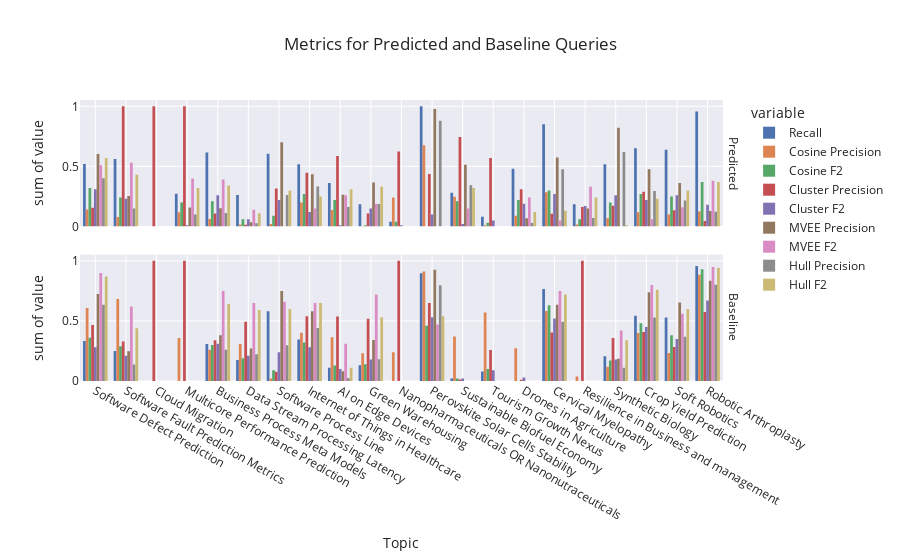

Notebook code for this chart:
### Code cell
fig = px.histogram(plt_df, x="Topic", y=["Recall",
                                        "Cosine Precision", "Cluster Precision", "MVEE Precision", "Hull Precision"
                                        "Cosine F2","Cluster F2", "MVEE F2", "Hull F2"
                                                    ],
                    title="Metrics for Predicted and Baseline Queries", barmode="group",
                   facet_row="Index", facet_row_spacing=0.1)

fig.for_each_trace(lambda t: t.update(x=t.x[::-1], y=t.y[::-1]))
fig.for_each_annotation(lambda a: a.update(text=a.text.split("=")[-1]))
# fig.update_layout(yaxis1_dtick=0.2, yaxis2_dtick=0.2, yaxis2_title="",
#                    **PLOT_CONFIGS)
# fig.write_image("LitQEval-report/pics/all-metrics-1.pdf")
fig.show()

### Figure 1 — Plotly figure (JSON) as saved in the notebook; plotly's stock layout.template omitted (floating-point values rounded to 4 significant figures)
{"data": [{"alignmentgroup": "True", "bingroup": "x", "histfunc": "sum", "hovertemplate": "variable=Recall<br>Index=Predicted<br>Topic=%{x}<br>sum of value=%{y}<extra></extra>", "legendgroup": "Recall", "marker": {"color": "rgb(76,114,176)", "pattern": {"shape": ""}}, "name": "Recall", "offsetgroup": "Recall", "orientation": "v", "showlegend": true, "type": "histogram", "x": ["Software Defect Prediction", "Software Fault Prediction Metrics", "Cloud Migration", "Multicore Performance Prediction", "Business Process Meta Models", "Data Stream Processing Latency", "Software Process Line", "Internet of Things in Healthcare", "AI on Edge Devices", "Green Warehousing", "Nanopharmaceuticals OR Nanonutraceuticals", "Perovskite Solar Cells Stability", "Sustainable Biofuel Economy", "Tourism Growth Nexus", "Drones in Agriculture", "Cervical Myelopathy", "Resilience in Business and management", "Synthetic Biology", "Crop Yield Prediction", "Soft Robotics", "Robotic Arthroplasty"], "xaxis": "x2", "y": [0.519, 0.562, 0, 0.273, 0.615, 0.261, 0.605, 0.517, 0.361, 0.184, 0.04, 1, 0.28, 0.08, 0.48, 0.851, 0.185, 0.517, 0.652, 0.639, 0.957], "yaxis": "y2"}, {"alignmentgroup": "True", "bingroup": "x", "histfunc": "sum", "hovertemplate": "variable=Recall<br>Index=Baseline<br>Topic=%{x}<br>sum of value=%{y}<extra></extra>", "legendgroup": "Recall", "marker": {"color": "rgb(76,114,176)", "pattern": {"shape": ""}}, "name": "Recall", "offsetgroup": "Recall", "orientation": "v", "showlegend": false, "type": "histogram", "x": ["Software Defect Prediction", "Software Fault Prediction Metrics", "Cloud Migration", "Multicore Performance Prediction", "Business Process Meta Models", "Data Stream Processing Latency", "Software Process Line", "Internet of Things in Healthcare", "AI on Edge Devices", "Green Warehousing", "Nanopharmaceuticals OR Nanonutraceuticals", "Perovskite Solar Cells Stability", "Sustainable Biofuel Economy", "Tourism Growth Nexus", "Drones in Agriculture", "Cervical Myelopathy", "Resilience in Business and management", "Synthetic Biology", "Crop Yield Prediction", "Soft Robotics", "Robotic Arthroplasty"], "xaxis": "x", "y": [0.333, 0.25, 0, 0, 0.308, 0.174, 0.581, 0.345, 0.111, 0.132, 0, 0.897, 0.02, 0.08, 0, 0.766, 0, 0.207, 0.543, 0.528, 0.957], "yaxis": "y"}, {"alignmentgroup": "True", "bingroup": "x", "histfunc": "sum", "hovertemplate": "variable=Cosine Precision<br>Index=Predicted<br>Topic=%{x}<br>sum of value=%{y}<extra></extra>", "legendgroup": "Cosine Precision", "marker": {"color": "rgb(221,132,82)", "pattern": {"shape": ""}}, "name": "Cosine Precision", "offsetgroup": "Cosine Precision", "orientation": "v", "showlegend": true, "type": "histogram", "x": ["Software Defect Prediction", "Software Fault Prediction Metrics", "Cloud Migration", "Multicore Performance Prediction", "Business Process Meta Models", "Data Stream Processing Latency", "Software Process Line", "Internet of Things in Healthcare", "AI on Edge Devices", "Green Warehousing", "Nanopharmaceuticals OR Nanonutraceuticals", "Perovskite Solar Cells Stability", "Sustainable Biofuel Economy", "Tourism Growth Nexus", "Drones in Agriculture", "Cervical Myelopathy", "Resilience in Business and management", "Synthetic Biology", "Crop Yield Prediction", "Soft Robotics", "Robotic Arthroplasty"], "xaxis": "x2", "y": [0.142, 0.078, 0, 0.118, 0.061, 0.016, 0.02, 0.199, 0.137, 0.003, 0.242, 0.675, 0.248, 0.009, 0.089, 0.284, 0.016, 0.069, 0.119, 0.099, 0.124], "yaxis": "y2"}, {"alignmentgroup": "True", "bingroup": "x", "histfunc": "sum", "hovertemplate": "variable=Cosine Precision<br>Index=Baseline<br>Topic=%{x}<br>sum of value=%{y}<extra></extra>", "legendgroup": "Cosine Precision", "marker": {"color": "rgb(221,132,82)", "pattern": {"shape": ""}}, "name": "Cosine Precision", "offsetgroup": "Cosine Precision", "orientation": "v", "showlegend": false, "type": "histogram", "x": ["Software Defect Prediction", "Software Fault Prediction Metrics", "Cloud Migration", "Multicore Performance Prediction", "Business Process Meta Models", "Data Stream Processing Latency", "Software Process Line", "Internet of Things in Healthcare", "AI on Edge Devices", "Green Warehousing", "Nanopharmaceuticals OR Nanonutraceuticals", "Perovskite Solar Cells Stability", "Sustainable Biofuel Economy", "Tourism Growth Nexus", "Drones in Agriculture", "Cervical Myelopathy", "Resilience in Business and management", "Synthetic Biology", "Crop Yield Prediction", "Soft Robotics", "Robotic Arthroplasty"], "xaxis": "x", "y": [0.608, 0.682, 0, 0.357, 0.26, 0.308, 0.021, 0.402, 0.364, 0.23, 0.239, 0.912, 0.37, 0.571, 0.273, 0.582, 0.038, 0.119, 0.399, 0.233, 0.885], "yaxis": "y"}, {"alignmentgroup": "True", "bingroup": "x", "histfunc": "sum", "hovertemplate": "variable=Cosine F2<br>Index=Predicted<br>Topic=%{x}<br>sum of value=%{y}<extra></extra>", "legendgroup": "Cosine F2", "marker": {"color": "rgb(85,168,104)", "pattern": {"shape": ""}}, "name": "Cosine F2", "offsetgroup": "Cosine F2", "orientation": "v", "showlegend": true, "type": "histogram", "x": ["Software Defect Prediction", "Software Fault Prediction Metrics", "Cloud Migration", "Multicore Performance Prediction", "Business Process Meta Models", "Data Stream Processing Latency", "Software Process Line", "Internet of Things in Healthcare", "AI on Edge Devices", "Green Warehousing", "Nanopharmaceuticals OR Nanonutraceuticals", "Perovskite Solar Cells Stability", "Sustainable Biofuel Economy", "Tourism Growth Nexus", "Drones in Agriculture", "Cervical Myelopathy", "Resilience in Business and management", "Synthetic Biology", "Crop Yield Prediction", "Soft Robotics", "Robotic Arthroplasty"], "xaxis": "x2", "y": [0.32, 0.24, 0, 0.2, 0.21, 0.06, 0.09, 0.27, 0.22, 0.01, 0.04, 0, 0.21, 0.03, 0.22, 0.3, 0.06, 0.2, 0.27, 0.25, 0.37], "yaxis": "y2"}, {"alignmentgroup": "True", "bingroup": "x", "histfunc": "sum", "hovertemplate": "variable=Cosine F2<br>Index=Baseline<br>Topic=%{x}<br>sum of value=%{y}<extra></extra>", "legendgroup": "Cosine F2", "marker": {"color": "rgb(85,168,104)", "pattern": {"shape": ""}}, "name": "Cosine F2", "offsetgroup": "Cosine F2", "orientation": "v", "showlegend": false, "type": "histogram", "x": ["Software Defect Prediction", "Software Fault Prediction Metrics", "Cloud Migration", "Multicore Performance Prediction", "Business Process Meta Models", "Data Stream Processing Latency", "Software Process Line", "Internet of Things in Healthcare", "AI on Edge Devices", "Green Warehousing", "Nanopharmaceuticals OR Nanonutraceuticals", "Perovskite Solar Cells Stability", "Sustainable Biofuel Economy", "Tourism Growth Nexus", "Drones in Agriculture", "Cervical Myelopathy", "Resilience in Business and management", "Synthetic Biology", "Crop Yield Prediction", "Soft Robotics", "Robotic Arthroplasty"], "xaxis": "x", "y": [0.36, 0.29, 0, 0, 0.3, 0.19, 0.09, 0.32, 0.13, 0.14, 0, 0.46, 0.02, 0.1, 0, 0.63, 0, 0.17, 0.48, 0.38, 0.93], "yaxis": "y"}, {"alignmentgroup": "True", "bingroup": "x", "histfunc": "sum", "hovertemplate": "variable=Cluster Precision<br>Index=Predicted<br>Topic=%{x}<br>sum of value=%{y}<extra></extra>", "legendgroup": "Cluster Precision", "marker": {"color": "rgb(196,78,82)", "pattern": {"shape": ""}}, "name": "Cluster Precision", "offsetgroup": "Cluster Precision", "orientation": "v", "showlegend": true, "type": "histogram", "x": ["Software Defect Prediction", "Software Fault Prediction Metrics", "Cloud Migration", "Multicore Performance Prediction", "Business Process Meta Models", "Data Stream Processing Latency", "Software Process Line", "Internet of Things in Healthcare", "AI on Edge Devices", "Green Warehousing", "Nanopharmaceuticals OR Nanonutraceuticals", "Perovskite Solar Cells Stability", "Sustainable Biofuel Economy", "Tourism Growth Nexus", "Drones in Agriculture", "Cervical Myelopathy", "Resilience in Business and management", "Synthetic Biology", "Crop Yield Prediction", "Soft Robotics", "Robotic Arthroplasty"], "xaxis": "x2", "y": [0.155, 1, 1, 1, 0.107, 0.014, 0.316, 0.448, 0.586, 0.108, 0.624, 0.436, 0.745, 0.569, 0.309, 0.105, 0.162, 0.172, 0.289, 0.135, 0.046], "yaxis": "y2"}, {"alignmentgroup": "True", "bingroup": "x", "histfunc": "sum", "hovertemplate": "variable=Cluster Precision<br>Index=Baseline<br>Topic=%{x}<br>sum of value=%{y}<extra></extra>", "legendgroup": "Cluster Precision", "marker": {"color": "rgb(196,78,82)", "pattern": {"shape": ""}}, "name": "Cluster Precision", "offsetgroup": "Cluster Precision", "orientation": "v", "showlegend": false, "type": "histogram", "x": ["Software Defect Prediction", "Software Fault Prediction Metrics", "Cloud Migration", "Multicore Performance Prediction", "Business Process Meta Models", "Data Stream Processing Latency", "Software Process Line", "Internet of Things in Healthcare", "AI on Edge Devices", "Green Warehousing", "Nanopharmaceuticals OR Nanonutraceuticals", "Perovskite Solar Cells Stability", "Sustainable Biofuel Economy", "Tourism Growth Nexus", "Drones in Agriculture", "Cervical Myelopathy", "Resilience in Business and management", "Synthetic Biology", "Crop Yield Prediction", "Soft Robotics", "Robotic Arthroplasty"], "xaxis": "x", "y": [0.466, 0.329, 1, 1, 0.34, 0.494, 0.077, 0.538, 0.536, 0.519, 1, 0.649, 0.012, 0.259, 0.011, 0.404, 1, 0.357, 0.407, 0.282, 0.574], "yaxis": "y"}, {"alignmentgroup": "True", "bingroup": "x", "histfunc": "sum", "hovertemplate": "variable=Cluster F2<br>Index=Predicted<br>Topic=%{x}<br>sum of value=%{y}<extra></extra>", "legendgroup": "Cluster F2", "marker": {"color": "rgb(129,114,179)", "pattern": {"shape": ""}}, "name": "Cluster F2", "offsetgroup": "Cluster F2", "orientation": "v", "showlegend": true, "type": "histogram", "x": ["Software Defect Prediction", "Software Fault Prediction Metrics", "Cloud Migration", "Multicore Performance Prediction", "Business Process Meta Models", "Data Stream Processing Latency", "Software Process Line", "Internet of Things in Healthcare", "AI on Edge Devices", "Green Warehousing", "Nanopharmaceuticals OR Nanonutraceuticals", "Perovskite Solar Cells Stability", "Sustainable Biofuel Economy", "Tourism Growth Nexus", "Drones in Agriculture", "Cervical Myelopathy", "Resilience in Business and management", "Synthetic Biology", "Crop Yield Prediction", "Soft Robotics", "Robotic Arthroplasty"], "xaxis": "x2", "y": [0.31, 0.23, 0, 0.01, 0.26, 0.06, 0.22, 0.12, 0.01, 0.15, 0.01, 0.1, 0.02, 0.05, 0.19, 0.27, 0.17, 0.26, 0.22, 0.26, 0.18], "yaxis": "y2"}, {"alignmentgroup": "True", "bingroup": "x", "histfunc": "sum", "hovertemplate": "variable=Cluster F2<br>Index=Baseline<br>Topic=%{x}<br>sum of value=%{y}<extra></extra>", "legendgroup": "Cluster F2", "marker": {"color": "rgb(129,114,179)", "pattern": {"shape": ""}}, "name": "Cluster F2", "offsetgroup": "Cluster F2", "orientation": "v", "showlegend": false, "type": "histogram", "x": ["Software Defect Prediction", "Software Fault Prediction Metrics", "Cloud Migration", "Multicore Performance Prediction", "Business Process Meta Models", "Data Stream Processing Latency", "Software Process Line", "Internet of Things in Healthcare", "AI on Edge Devices", "Green Warehousing", "Nanopharmaceuticals OR Nanonutraceuticals", "Perovskite Solar Cells Stability", "Sustainable Biofuel Economy", "Tourism Growth Nexus", "Drones in Agriculture", "Cervical Myelopathy", "Resilience in Business and management", "Synthetic Biology", "Crop Yield Prediction", "Soft Robotics", "Robotic Arthroplasty"], "xaxis": "x", "y": [0.28, 0.21, 0, 0, 0.31, 0.21, 0.24, 0.28, 0.1, 0.18, 0, 0.53, 0.02, 0.09, 0.03, 0.52, 0, 0.18, 0.45, 0.35, 0.67], "yaxis": "y"}, {"alignmentgroup": "True", "bingroup": "x", "histfunc": "sum", "hovertemplate": "variable=MVEE Precision<br>Index=Predicted<br>Topic=%{x}<br>sum of value=%{y}<extra></extra>", "legendgroup": "MVEE Precision", "marker": {"color": "rgb(147,120,96)", "pattern": {"shape": ""}}, "name": "MVEE Precision", "offsetgroup": "MVEE Precision", "orientation": "v", "showlegend": true, "type": "histogram", "x": ["Software Defect Prediction", "Software Fault Prediction Metrics", "Cloud Migration", "Multicore Performance Prediction", "Business Process Meta Models", "Data Stream Processing Latency", "Software Process Line", "Internet of Things in Healthcare", "AI on Edge Devices", "Green Warehousing", "Nanopharmaceuticals OR Nanonutraceuticals", "Perovskite Solar Cells Stability", "Sustainable Biofuel Economy", "Tourism Growth Nexus", "Drones in Agriculture", "Cervical Myelopathy", "Resilience in Business and management", "Synthetic Biology", "Crop Yield Prediction", "Soft Robotics", "Robotic Arthroplasty"], "xaxis": "x2", "y": [0.603, 0.254, 0, 0.158, 0.152, 0.034, 0.701, 0.434, 0.264, 0.365, 0, 0.977, 0.513, 0, 0.069, 0.573, 0.15, 0.822, 0.477, 0.362, 0.128], "yaxis": "y2"}, {"alignmentgroup": "True", "bingroup": "x", "histfunc": "sum", "hovertemplate": "variable=MVEE Precision<br>Index=Baseline<br>Topic=%{x}<br>sum of value=%{y}<extra></extra>", "legendgroup": "MVEE Precision", "marker": {"color": "rgb(147,120,96)", "pattern": {"shape": ""}}, "name": "MVEE Precision", "offsetgroup": "MVEE Precision", "orientation": "v", "showlegend": false, "type": "histogram", "x": ["Software Defect Prediction", "Software Fault Prediction Metrics", "Cloud Migration", "Multicore Performance Prediction", "Business Process Meta Models", "Data Stream Processing Latency", "Software Process Line", "Internet of Things in Healthcare", "AI on Edge Devices", "Green Warehousing", "Nanopharmaceuticals OR Nanonutraceuticals", "Perovskite Solar Cells Stability", "Sustainable Biofuel Economy", "Tourism Growth Nexus", "Drones in Agriculture", "Cervical Myelopathy", "Resilience in Business and management", "Synthetic Biology", "Crop Yield Prediction", "Soft Robotics", "Robotic Arthroplasty"], "xaxis": "x", "y": [0.724, 0.248, 0, 0, 0.38, 0.271, 0.749, 0.58, 0.082, 0.342, 0, 0.926, 0, 0, 0, 0.634, 0, 0.185, 0.738, 0.654, 0.835], "yaxis": "y"}, {"alignmentgroup": "True", "bingroup": "x", "histfunc": "sum", "hovertemplate": "variable=MVEE F2<br>Index=Predicted<br>Topic=%{x}<br>sum of value=%{y}<extra></extra>", "legendgroup": "MVEE F2", "marker": {"color": "rgb(218,139,195)", "pattern": {"shape": ""}}, "name": "MVEE F2", "offsetgroup": "MVEE F2", "orientation": "v", "showlegend": true, "type": "histogram", "x": ["Software Defect Prediction", "Software Fault Prediction Metrics", "Cloud Migration", "Multicore Performance Prediction", "Business Process Meta Models", "Data Stream Processing Latency", "Software Process Line", "Internet of Things in Healthcare", "AI on Edge Devices", "Green Warehousing", "Nanopharmaceuticals OR Nanonutraceuticals", "Perovskite Solar Cells Stability", "Sustainable Biofuel Economy", "Tourism Growth Nexus", "Drones in Agriculture", "Cervical Myelopathy", "Resilience in Business and management", "Synthetic Biology", "Crop Yield Prediction", "Soft Robotics", "Robotic Arthroplasty"], "xaxis": "x2", "y": [0.51, 0.53, 0, 0.4, 0.39, 0.14, 0, 0.15, 0.26, 0.19, 0, 0, 0.15, 0, 0.24, 0.05, 0.33, 0, 0.06, 0.16, 0.38], "yaxis": "y2"}, {"alignmentgroup": "True", "bingroup": "x", "histfunc": "sum", "hovertemplate": "variable=MVEE F2<br>Index=Baseline<br>Topic=%{x}<br>sum of value=%{y}<extra></extra>", "legendgroup": "MVEE F2", "marker": {"color": "rgb(218,139,195)", "pattern": {"shape": ""}}, "name": "MVEE F2", "offsetgroup": "MVEE F2", "orientation": "v", "showlegend": false, "type": "histogram", "x": ["Software Defect Prediction", "Software Fault Prediction Metrics", "Cloud Migration", "Multicore Performance Prediction", "Business Process Meta Models", "Data Stream Processing Latency", "Software Process Line", "Internet of Things in Healthcare", "AI on Edge Devices", "Green Warehousing", "Nanopharmaceuticals OR Nanonutraceuticals", "Perovskite Solar Cells Stability", "Sustainable Biofuel Economy", "Tourism Growth Nexus", "Drones in Agriculture", "Cervical Myelopathy", "Resilience in Business and management", "Synthetic Biology", "Crop Yield Prediction", "Soft Robotics", "Robotic Arthroplasty"], "xaxis": "x", "y": [0.9, 0.62, 0, 0, 0.75, 0.65, 0.66, 0.65, 0.31, 0.72, 0, 0.47, 0, 0, 0, 0.75, 0, 0.42, 0.8, 0.56, 0.95], "yaxis": "y"}, {"alignmentgroup": "True", "bingroup": "x", "histfunc": "sum", "hovertemplate": "variable=Hull Precision<br>Index=Predicted<br>Topic=%{x}<br>sum of value=%{y}<extra></extra>", "legendgroup": "Hull Precision", "marker": {"color": "rgb(140,140,140)", "pattern": {"shape": ""}}, "name": "Hull Precision", "offsetgroup": "Hull Precision", "orientation": "v", "showlegend": true, "type": "histogram", "x": ["Software Defect Prediction", "Software Fault Prediction Metrics", "Cloud Migration", "Multicore Performance Prediction", "Business Process Meta Models", "Data Stream Processing Latency", "Software Process Line", "Internet of Things in Healthcare", "AI on Edge Devices", "Green Warehousing", "Nanopharmaceuticals OR Nanonutraceuticals", "Perovskite Solar Cells Stability", "Sustainable Biofuel Economy", "Tourism Growth Nexus", "Drones in Agriculture", "Cervical Myelopathy", "Resilience in Business and management", "Synthetic Biology", "Crop Yield Prediction", "Soft Robotics", "Robotic Arthroplasty"], "xaxis": "x2", "y": [0.402, 0.15, 0, 0.1, 0.112, 0.026, 0.261, 0.332, 0.162, 0.186, 0, 0.88, 0.343, 0, 0.028, 0.476, 0.071, 0.62, 0.295, 0.216, 0.122], "yaxis": "y2"}, {"alignmentgroup": "True", "bingroup": "x", "histfunc": "sum", "hovertemplate": "variable=Hull Precision<br>Index=Baseline<br>Topic=%{x}<br>sum of value=%{y}<extra></extra>", "legendgroup": "Hull Precision", "marker": {"color": "rgb(140,140,140)", "pattern": {"shape": ""}}, "name": "Hull Precision", "offsetgroup": "Hull Precision", "orientation": "v", "showlegend": false, "type": "histogram", "x": ["Software Defect Prediction", "Software Fault Prediction Metrics", "Cloud Migration", "Multicore Performance Prediction", "Business Process Meta Models", "Data Stream Processing Latency", "Software Process Line", "Internet of Things in Healthcare", "AI on Edge Devices", "Green Warehousing", "Nanopharmaceuticals OR Nanonutraceuticals", "Perovskite Solar Cells Stability", "Sustainable Biofuel Economy", "Tourism Growth Nexus", "Drones in Agriculture", "Cervical Myelopathy", "Resilience in Business and management", "Synthetic Biology", "Crop Yield Prediction", "Soft Robotics", "Robotic Arthroplasty"], "xaxis": "x", "y": [0.635, 0.138, 0, 0, 0.26, 0.222, 0.298, 0.441, 0.024, 0.182, 0, 0.798, 0, 0, 0, 0.493, 0, 0.11, 0.529, 0.368, 0.801], "yaxis": "y"}, {"alignmentgroup": "True", "bingroup": "x", "histfunc": "sum", "hovertemplate": "variable=Hull F2<br>Index=Predicted<br>Topic=%{x}<br>sum of value=%{y}<extra></extra>", "legendgroup": "Hull F2", "marker": {"color": "rgb(204,185,116)", "pattern": {"shape": ""}}, "name": "Hull F2", "offsetgroup": "Hull F2", "orientation": "v", "showlegend": true, "type": "histogram", "x": ["Software Defect Prediction", "Software Fault Prediction Metrics", "Cloud Migration", "Multicore Performance Prediction", "Business Process Meta Models", "Data Stream Processing Latency", "Software Process Line", "Internet of Things in Healthcare", "AI on Edge Devices", "Green Warehousing", "Nanopharmaceuticals OR Nanonutraceuticals", "Perovskite Solar Cells Stability", "Sustainable Biofuel Economy", "Tourism Growth Nexus", "Drones in Agriculture", "Cervical Myelopathy", "Resilience in Business and management", "Synthetic Biology", "Crop Yield Prediction", "Soft Robotics", "Robotic Arthroplasty"], "xaxis": "x2", "y": [0.57, 0.43, 0, 0.32, 0.34, 0.11, 0.3, 0.25, 0.31, 0.33, 0, 0, 0.32, 0, 0.12, 0.13, 0.24, 0.01, 0.23, 0.3, 0.37], "yaxis": "y2"}, {"alignmentgroup": "True", "bingroup": "x", "histfunc": "sum", "hovertemplate": "variable=Hull F2<br>Index=Baseline<br>Topic=%{x}<br>sum of value=%{y}<extra></extra>", "legendgroup": "Hull F2", "marker": {"color": "rgb(204,185,116)", "pattern": {"shape": ""}}, "name": "Hull F2", "offsetgroup": "Hull F2", "orientation": "v", "showlegend": false, "type": "histogram", "x": ["Software Defect Prediction", "Software Fault Prediction Metrics", "Cloud Migration", "Multicore Performance Prediction", "Business Process Meta Models", "Data Stream Processing Latency", "Software Process Line", "Internet of Things in Healthcare", "AI on Edge Devices", "Green Warehousing", "Nanopharmaceuticals OR Nanonutraceuticals", "Perovskite Solar Cells Stability", "Sustainable Biofuel Economy", "Tourism Growth Nexus", "Drones in Agriculture", "Cervical Myelopathy", "Resilience in Business and management", "Synthetic Biology", "Crop Yield Prediction", "Soft Robotics", "Robotic Arthroplasty"], "xaxis": "x", "y": [0.87, 0.44, 0, 0, 0.64, 0.59, 0.6, 0.65, 0.11, 0.53, 0, 0.54, 0, 0, 0, 0.72, 0, 0.34, 0.76, 0.6, 0.94], "yaxis": "y"}], "layout": {"annotations": [{"font": {}, "showarrow": false, "text": "Baseline", "textangle": 90, "x": 0.98, "xanchor": "left", "xref": "paper", "y": 0.225, "yanchor": "middle", "yref": "paper"}, {"font": {}, "showarrow": false, "text": "Predicted", "textangle": 90, "x": 0.98, "xanchor": "left", "xref": "paper", "y": 0.775, "yanchor": "middle", "yref": "paper"}], "barmode": "group", "legend": {"title": {"text": "variable"}, "tracegroupgap": 0}, "title": {"text": "Metrics for Predicted and Baseline Queries"}, "xaxis": {"anchor": "y", "domain": [0, 0.98], "title": {"text": "Topic"}}, "xaxis2": {"anchor": "y2", "domain": [0, 0.98], "matches": "x", "showticklabels": false}, "yaxis": {"anchor": "x", "domain": [0, 0.45], "title": {"text": "sum of value"}}, "yaxis2": {"anchor": "x2", "domain": [0.55, 1], "matches": "y", "title": {"text": "sum of value"}}}}
